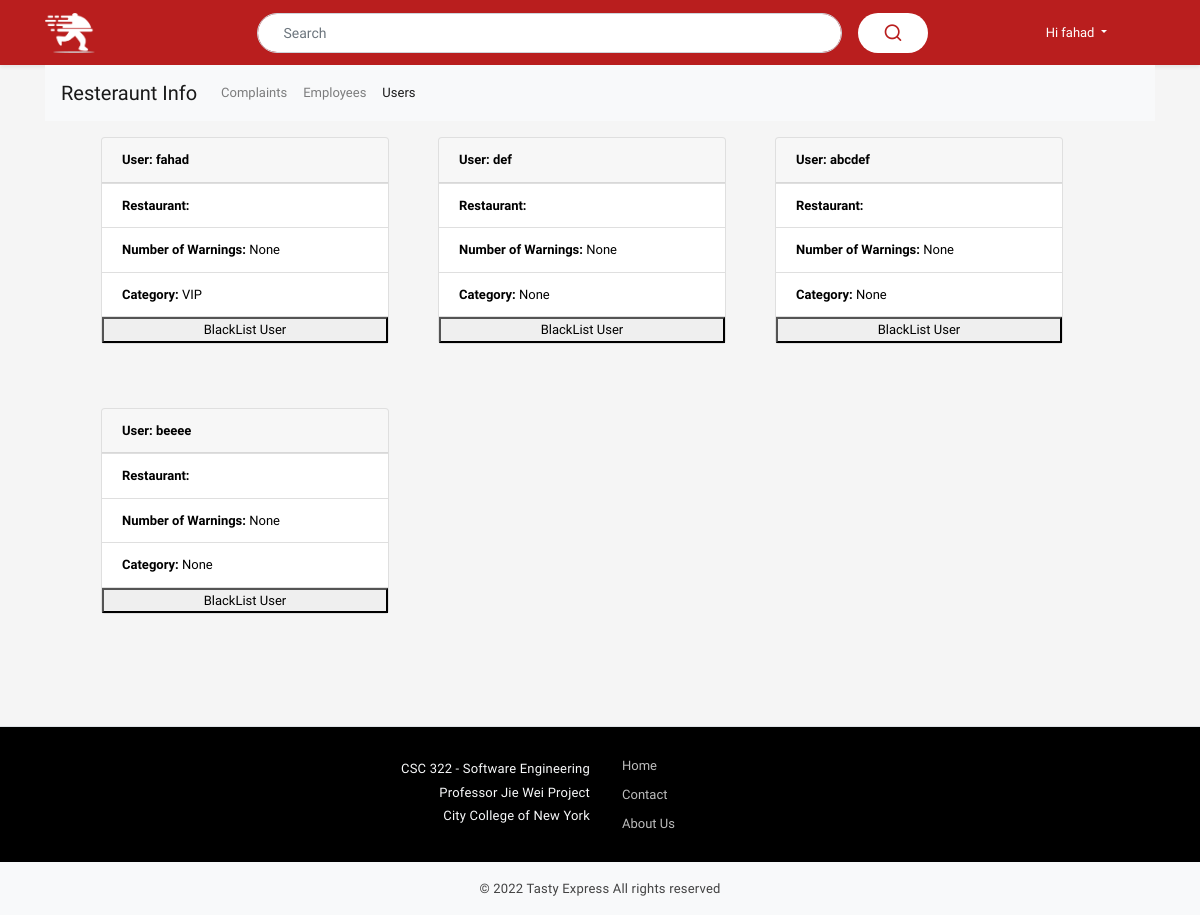
Page /manager_users.html (signed in) on the committed database.
### server.py (models this page shows)
class user(UserMixin,db.Model):
    id = db.Column(db.Integer, primary_key=True)
    email = db.Column(db.String(120))
    name = db.Column(db.String(120))
    password = db.Column(db.String(80))
    address = db.Column(db.String(80))
    phone_number = db.Column(db.String(80))
    numWarnings = db.Column(db.Integer)
    category = db.Column(db.String(80))

### server.py (the view)
@app.route("/manager_users.html")
def manager_users_page():
    table = user.query.all()
    return render_template("manager_users.html", users = table)

### server.py (called while the page is built)
@login_manager.user_loader
def load_user(user_id):
    return user.query.get(int(user_id))

@app.context_processor
def base():
    return dict(account_type=session['account_type'],
                user_first_name=session['user_first_name'])

### templates/manager_users.html (shortened to what this page needs)
<!doctype html>
{% extends 'base.html' %}
{% block content %}
<div class="container">
  <div id="navbar">
  <nav class="navbar navbar-expand-lg navbar-light bg-light">
    <a class="navbar-brand" href="#">Resteraunt Info</a>
    <div class="collapse navbar-collapse" id="navbarNavDropdown">
      <ul class="navbar-nav">
        <li class="nav-item">
          <a class="nav-link" href="manager.html" id="nav-complaints"> Complaints </a>
        </li>
        <li class="nav-item">
          <a class="nav-link" href="manager_employees.html" id="nav-employees"> Employees </a>
        </li>
        <li class="nav-item active">
          <a class="nav-link" href="manager_users.html" id="nav-users" > Users <span class="sr-only">(current)</span></a>
        </li>
      </ul>
    </div>
  </nav>
</div>
</div>
 <div class="container">
     <div class="container mt-3">
       <div class="row">
         {% for user in users %}
           <div class="card-deck">
               <div class="card" style="width: 18rem;
                                        margin-left: 4rem;
                                        margin-bottom: 4rem;">
                 <div class="card-header">
                   <b>User: {{user['name']}}</b>
                 </div>
                 <ul class="list-group list-group-flush">
                   <li class="list-group-item"><b>Restaurant: </b>{{user['restaurant_name']}}</li>
                   <li class="list-group-item"><b>Number of Warnings: </b>{{user['numWarnings']}}</li>
                   <li class="list-group-item"><b>Category: </b>{{user['category']}}</li>
                    <button type="button" name="button">BlackList User</button>
                 </ul>
               </div>
           </div>
           {% endfor %}
       </div>
   </div>
 </div>
{% endblock %}

### templates/base.html (shortened to what this page needs)
<!DOCTYPE html>
<html lang="en">
<head>
    <link rel="stylesheet" type="text/css" href="static/vendor/slick/slick.min.css" />
    <link rel="stylesheet" type="text/css" href="static/vendor/slick/slick-theme.min.css" />
    <link href="static/vendor/icons/feather.css" rel="stylesheet" type="text/css">
    <link href="static/vendor/bootstrap/css/bootstrap.min.css" rel="stylesheet">
    <link href="static/css/style.css" rel="stylesheet">
    <link href="static/vendor/sidebar/demo.css" rel="stylesheet">
</head>
<body class="fixed-bottom-bar">
   <header class="section-header">
        <section class="header-main shadow-sm bg-primary-style2 d-flex align-items-center" style="height:65px">
            <div class="container">
                <div class="row align-items-center">
                    <div class="col-1">
                        <a href="/" class="brand-wrap">
                            <img alt="#" class="img-fluid" src="static/img/logo_web.png">
                        </a>
                    </div>
                    <div class="col">
                        <div class="d-flex align-items-center justify-content-end">
                            {% if url_for(request.endpoint) != "/" or request.args['search_val'] %}
                              <div class="container">
                                <form action="{{ url_for('index') }}" method="get">
                                  <div class="search input-group align-items-center justify-content-center py-1">
                                      <input class="form-control col-md-8" type="text" name="search_val" value="{{ request.args['search_val'] }}"
                                      style="border-radius:20px;height:40px;font-size:14px;padding-left:25px" placeholder="Search">
                                    <div class="input-group-prepend pl-3">
                                      <button class="btn" style="background-color: white;border-radius:20px;height:40px;width:70px;font-size:14px">
                                        <i class="feather-search h5" style="color: #b91e1e"></i>
                                      </button>
                                    </div>
                                  </div>
                                </form>
                              </div>
                            {% endif %}
                            {% if account_type == 'visitor' %}
                              <a href="login" class="widget-header font-weight-bold mr-3 text-white m-none" style="width:70px;font-size:14px">Sign In</a>
                              <a href="signup" class="widget-header font-weight-bold mr-3 text-white m-none"style="width:70px;font-size:14px">Sign Up</a>
                            {% else %}
                              <div class="dropdown mr-5 m-none">
                                  <a href="#" class="dropdown-toggle text-white py-3 pl- d-block" id="dropdownMenuButton" data-toggle="dropdown" aria-haspopup="true" aria-expanded="false">
                                  Hi {{ user_first_name }} </a>
                              </div>
                            {% endif %}
                        </div>
                    </div>
                </div>
            </div>
        </section>
    </header>
    <section class="content">
      {% block content %}{% endblock %}
    </section>
     <footer class="section-footer border-top bg-dark mt-5">
        <div class="container">
            <section class="footer-top d-flex align-items-center justify-content-center padding-y py-4">
                  <aside class="text-right text-white mr-4">
                      <p class="mb-1 text-light">CSC 322 - Software Engineering</p>
                      <p class="mb-1 text-light">Professor Jie Wei Project</p>
                      <p class="mb-1 text-light">City College of New York</p>
                  </aside>
                  <aside class="col-sm-10 col-md-2 text-white">
                      <ul class="list-unstyled hov_footer">
                          <li> <a href="/" class="text-muted">Home</a></li>
                          <li> <a href="contact.html" class="text-muted">Contact</a></li>
                          <li> <a href="{{url_for('aboutus')}}" class="text-muted">About Us</a></li>
                      </ul>
                  </aside>
            </section>
        </div>
        <section class="footer-copyright border-top py-3 bg-light">
            <div class="container d-flex align-items-center justify-content-center">
                <p class="mb-0"> © 2022 Tasty Express  All rights reserved </p>
            </div>
        </section>
    </footer>
</body>
</html>

### static/css/style.css (style rules this page uses)
body { font-family: 'Prompt', sans-serif; font-size: 13px; color: #000000; background: #f5f5f5; }
div, a { outline: none !important; }
.form-control, .btn, .input-group-sm>.custom-select, .input-group-sm>.form-control, .input-group-sm>.input-group-append>.btn, .input-group-sm>.input-group-append>.input-group-text, .input-group-sm>.input-group-prepend>.btn, .input-group-sm>.input-group-prepend>.input-group-text { font-size: 13px; }
.bg-primary-style2 { background-color: #b91e1e; }
.brand-wrap img { height: 40px; }
.col, .col-1, .col-10, .col-11, .col-12, .col-2, .col-3, .col-4, .col-5, .col-6, .col-7, .col-8, .col-9, .col-auto, .col-lg, .col-lg-1, .col-lg-10, .col-lg-11, .col-lg-12, .col-lg-2, .col-lg-3, .col-lg-4, .col-lg-5, .col-lg-6, .col-lg-7, .col-lg-8, .col-lg-9, .col-lg-auto, .col-md, .col-md-1, .col-md-10, .col-md-11, .col-md-12, .col-md-2, .col-md-3, .col-md-4, .col-md-5, .col-md-6, .col-md-7, .col-md-8, .col-md-9, .col-md-auto, .col-sm, .col-sm-1, .col-sm-10, .col-sm-11, .col-sm-12, .col-sm-2, .col-sm-3, .col-sm-4, .col-sm-5, .col-sm-6, .col-sm-7, .col-sm-8, .col-sm-9, .col-sm-auto, .col-xl, .col-xl-1, .col-xl-10, .col-xl-11, .col-xl-12, .col-xl-2, .col-xl-3, .col-xl-4, .col-xl-5, .col-xl-6, .col-xl-7, .col-xl-8, .col-xl-9, .col-xl-auto { position: relative; width: 100%; padding-right: 8px; padding-left: 8px; }
.row { margin-right: -8px; margin-left: -8px; }
a { color: #B10101; text-decoration: none !important; }
p { color: #424242; letter-spacing: 0.2px; }
footer .text-muted { color: #bdbdbd !important; }
.section-footer { background: #000 !important; }
.section-footer .border-top { border-top: 1px solid rgb(222 226 230 / 9%)!important; }
.section-footer ul li { line-height: 29px; }
.section-footer ul { margin: 0px; }

### rows in the picture
user: name "fahad", numWarnings "None", category "VIP"
user: name "def", numWarnings "None", category "None"
user: name "abcdef", numWarnings "None", category "None"
user: name "beeee", numWarnings "None", category "None"

### other values in the picture
{{ user_first_name }} "fahad"
